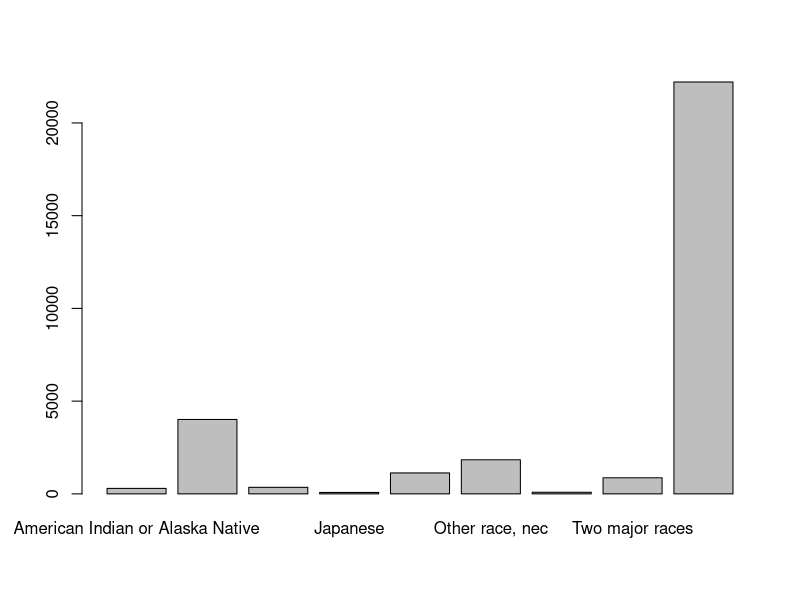
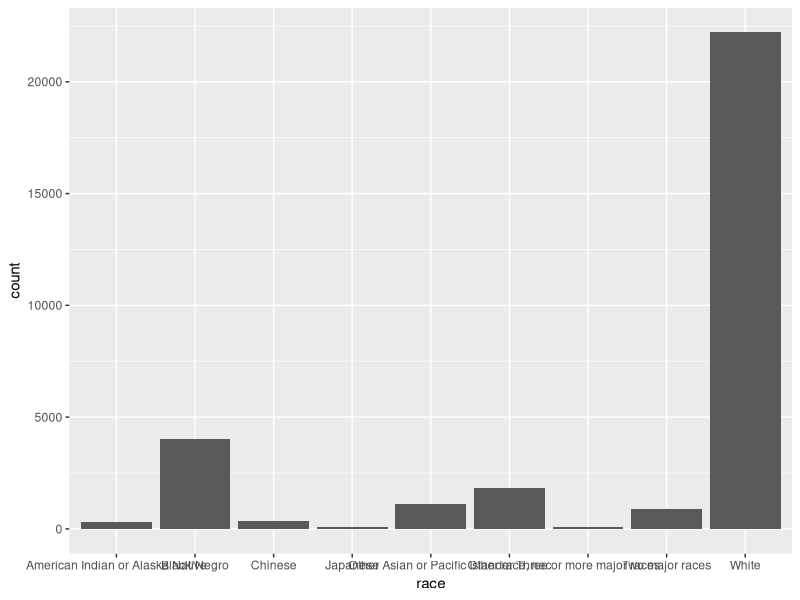
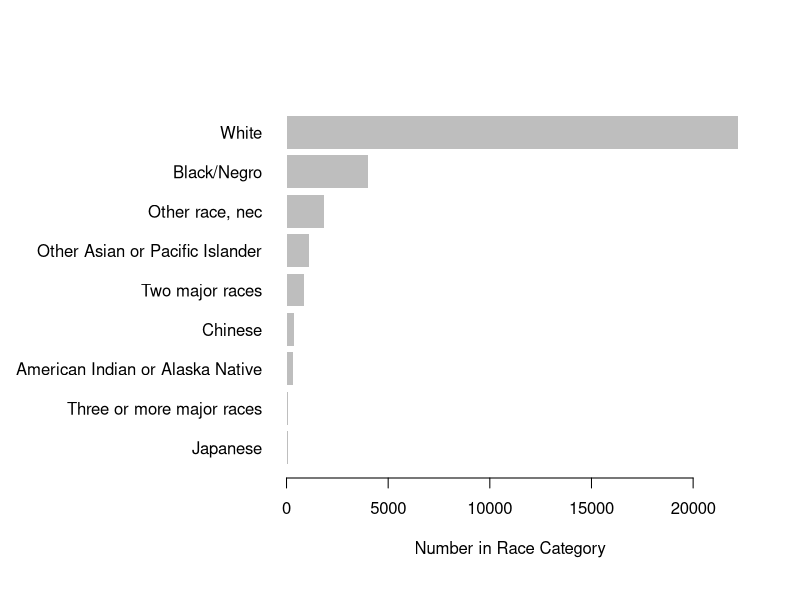
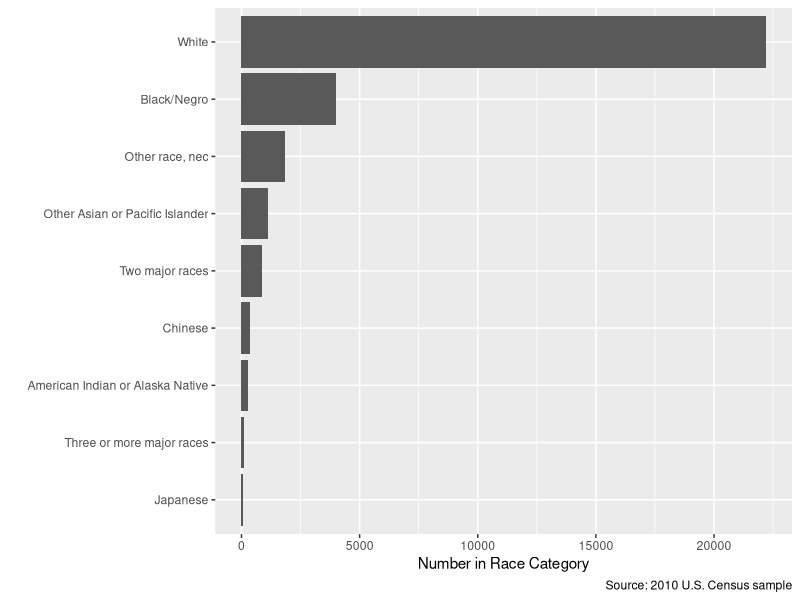
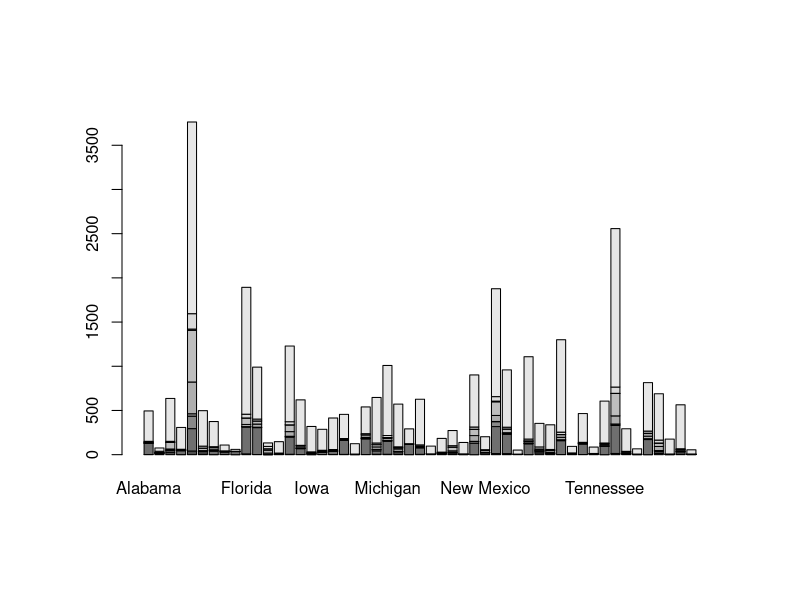
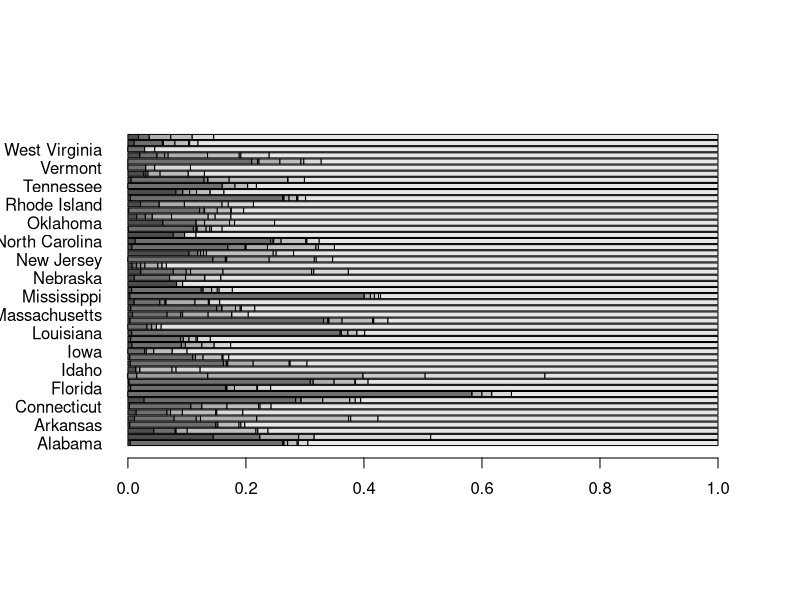
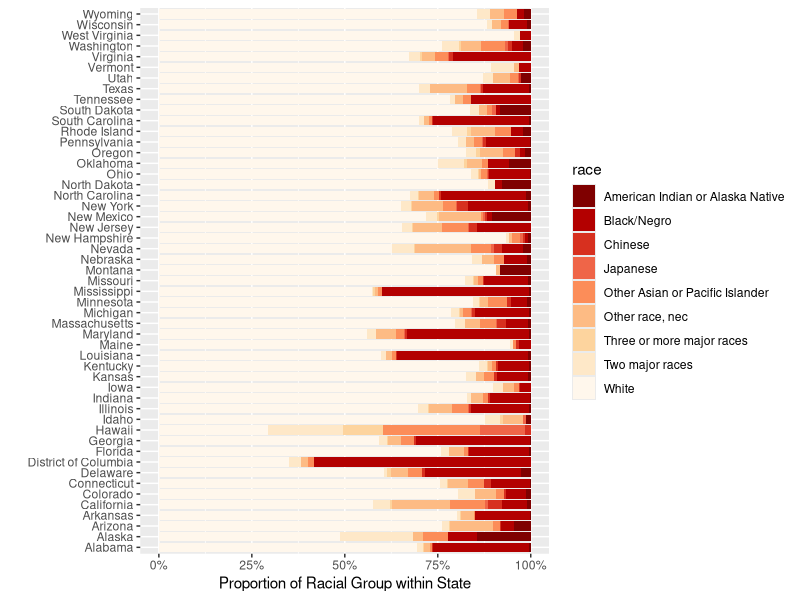
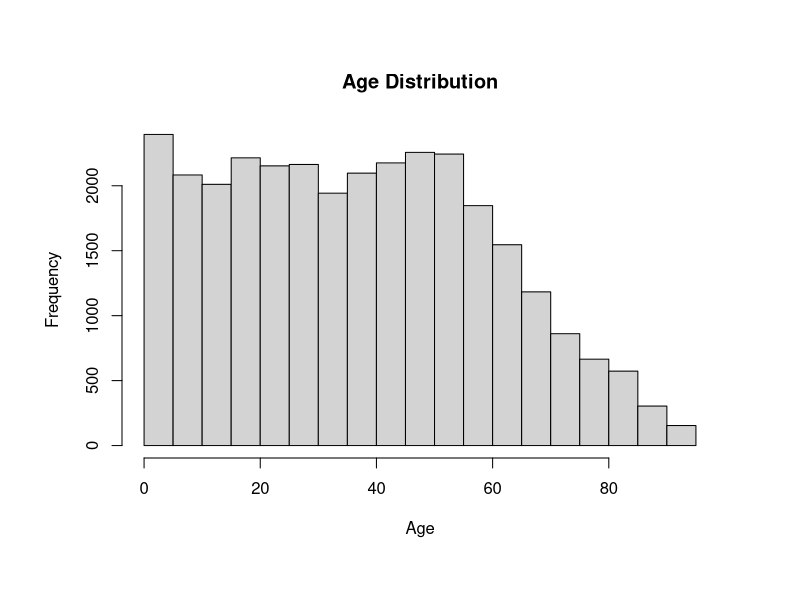

The R script that drew these images, in order: (Note: this script raises an error after producing the figures.)
## ---- chunk 1
library(dplyr)
library(readr)
library(scales)
library(forcats)
library(ggplot2)
## ---- chunk 2
cen10 <- read_csv("input/usc2010_001percent.csv", col_types = cols())
## ---- chunk 3
cen10
## ---- chunk 4
nrow(cen10)
## ---- chunk 5
dim(cen10)
## ---- chunk 6
length(cen10$year)
## ---- chunk 7
nrow(cen10)*100*100
## ---- chunk 8
table(cen10$race)
## ---- chunk 9
cen10 %>% 
  group_by(race) %>%
  summarize(count = n())
## ---- chunk 10
tab_race <- table(cen10$race)
## ---- chunk 11
barplot(tab_race)
## ---- chunk 12
grp_race <- group_by(cen10, race) %>%
  summarize(count = n())
## ---- chunk 13
ggplot(data = grp_race, aes(x = race, y = count)) + geom_col()
## ---- chunk 14
par(oma = c(1, 10, 1, 1))
barplot(sort(tab_race), # sort numbers
        horiz = TRUE, # flip
        border = NA, # border is extraneous
        xlab = "Number in Race Category", 
        bty = "n", # no box
        las = 1) # alignment of axis labels is horizontal
## ---- chunk 15
grp_race_ordered <- arrange(grp_race, count) %>% 
  mutate(race = forcats::as_factor(race))

ggplot(data = grp_race_ordered, aes(x = race, y = count)) +
  geom_col() +
  coord_flip() +
  labs(y = "Number in Race Category",
       x = "",
       caption = "Source: 2010 U.S. Census sample")

## ---- chunk 16
xtab_race_state <- table(cen10$race, cen10$state)
dim(xtab_race_state)
## ---- chunk 17
par(oma = c(2,2,2,2))
barplot(xtab_race_state)
## ---- chunk 18
ptab_race_state <- prop.table(xtab_race_state, margin = 2)
dim(ptab_race_state)
## ---- chunk 19
barplot(ptab_race_state, horiz = TRUE, las = 1)
## ---- chunk 20
grp_race_state <- cen10 %>% 
  group_by(race, state) %>% 
  summarize(count = n())
## ---- chunk 21
ggplot(data = grp_race_state, aes(x = state, y = count,  fill = race)) +
  geom_col(position = "fill") + # the position is dertemined by the fill ae
  scale_fill_brewer(palette = "OrRd", direction = -1) + # choose palette
  coord_flip() + # flip axes
  scale_y_continuous(labels = percent) + # label numbers as percentage
  labs(y = "Proportion of Racial Group within State",
       x = "",
       source = "Source: 2010 Census  sample")
## ---- chunk 22
hist(cen10$age, main = "Age Distribution", xlab = "Age")
## ---- chunk 23
ggplot(data = cen10, aes(x = age)) +
  geom_histogram()
## ---- chunk 24
copy <- cen10 
## ---- chunk 25
copy
## ---- chunk 26
copy <- ""
## ---- chunk 27
copy
## ---- chunk 28
my_list <- list()
my_list
## ---- chunk 29
my_list[[1]] <- "contents of the first slot -- this is a string"
my_list[["slot 2"]] <- "contents of slot named slot 2"
my_list
## ---- chunk 30
my_list[[1]] <- c(1, 2, 3, 4, 5)
## ---- chunk 31
my_list[[1]][[1]] <- "subitem 1 in slot 1 of my_list"
my_list[[1]][[2]] <- "subitem 1 in slot 2 of my_list"
my_list[[1]][[3]] <- "subitem 1 in slot 3 of my_list"

my_list
## ---- chunk 32
class(cen10)
## ---- chunk 33
class("some random text")
## ---- chunk 34
pikachu <- list(name = "Pikachu",
                number = 25,
                type = "Electric",
                color = "Yellow")
## ---- chunk 35
class(pikachu) <- "Pokemon"
## ---- chunk 36
ols <- lm(mpg ~ wt + vs + gear + carb, mtcars)
class(ols)
## ---- chunk 37
gg_tab <- ggplot(data = grp_race_ordered) +
  aes(x = race, y = count) +
  geom_col() +
  labs(caption = "Source: U.S. Census 2010")
gg_tab
## ---- chunk 38
gg_tab + coord_flip()
## ---- chunk 39
str(my_list)
## ---- chunk 40
str(pikachu)
## ---- chunk 41
nrow(cen10)
## ---- chunk 42
# Enter yourself

## ---- chunk 43
grp_race_ordered$count
## ---- chunk 44
head(cen10$age)
## ---- chunk 45
my_name <- "Shiro"
my_name
## ---- chunk 46
my_name_letters <- c("S", "h", "i", "r", "o")
my_name_letters
## ---- chunk 47
my_name2 <- "shiro"
my_name == my_name2
## ---- chunk 48
table(cen10$race, cen10$sex)
## ---- chunk 49
cen10[1:20, c("year", "age")]
## ---- chunk 50
cen10[1:10, c("age")]
## ---- chunk 51
cen10
## ---- chunk 52
cen10[, "race"]
## ---- chunk 53
cen10[, 11]
## ---- chunk 54
head(cen10[["race"]])
## ---- chunk 55
head(cen10$race)
## ---- chunk 56
cen10 %>% select(race, state, age)
## ---- chunk 57
count_men <- function(data) {
  
  nmen <- sum(data$sex == "Male")
  
  return(nmen)
}
## ---- chunk 58
count_men(cen10)
## ---- chunk 59
count_men(filter(cen10, state == "California"))
## ---- chunk 60
nw_in_state <- function(data, state) {
  s.subset <- filter(data, state == state)
  
  total.s <- nrow(s.subset)
  nw.s <- sum(s.subset$race != "White")
  
  nw.s / total.s
}
## ---- chunk 61
nw_in_state(cen10, "Alabama")
## ---- chunk 62
# Enter on your own
## ---- chunk 63
help(package = "ggplot2")
## ---- chunk 64
library(ggplot2)
## ---- chunk 65
# Enter yourself

## ---- chunk 66
# Enter yourself

## ---- chunk 67
# Enter yourself

